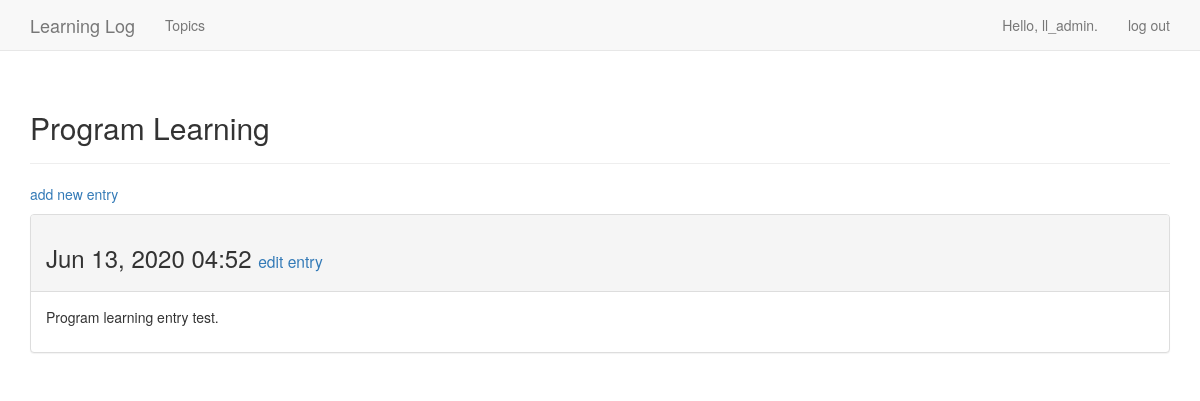
The app's page /topics/4/ (signed in), older data.
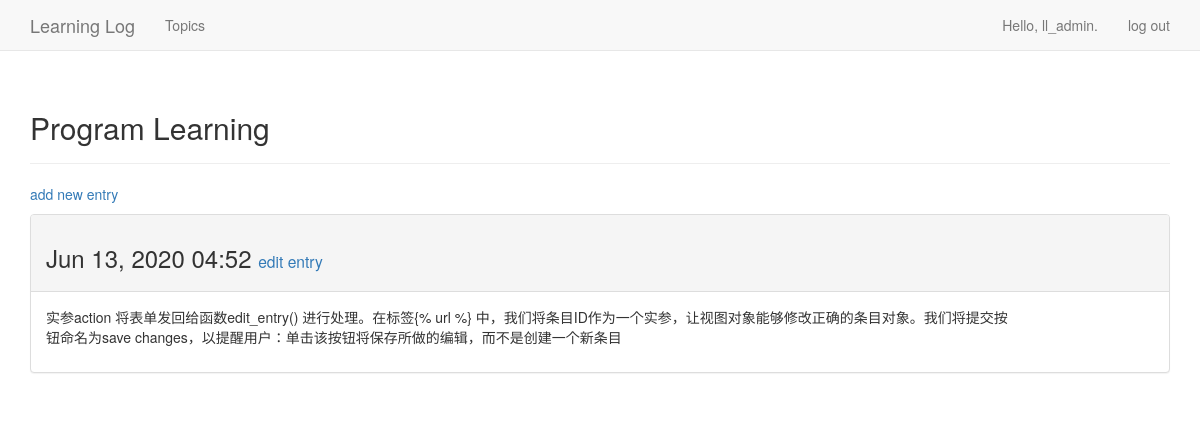
The same page, newer data.
### learning_logs/models.py (models this page shows, shortened)
class Entry( models.Model ):
    topic = models.ForeignKey( Topic,on_delete = models.CASCADE )
    text = models.TextField()
    date_added = models.DateTimeField( auto_now_add = True )
    class meta:
        verbose_name_plural = 'entries'

### learning_logs/views.py (the view)
# urls.py: path( 'topics/<topic_id>/', views.topic, name = 'topic' ),
@login_required
def topic( request, topic_id ):
    topic = Topic.objects.get( id = topic_id )
    if topic.owner != request.user:
        raise Http404
    entries = topic.entry_set.order_by( '-date_added' )
    context = { 'topic': topic, 'entries' : entries }
    return render( request, 'learning_logs/topic.html', context )

### learning_logs/models.py (called while the page is built)
    def __str__( self ):
        return self.text

### learning_logs/templates/learning_logs/topic.html
{% extends 'learning_logs/base.html' %}
❶ {% block header %}
<h2>{{ topic }}</h2>
{% endblock header %}
{% block content %}
<p>
<a href="{% url 'learning_logs:new_entry' topic.id %}">add new entry</a>
</p>
{% for entry in entries %}
<div class="panel panel-default">
<div class="panel-heading">
<h3>
{{ entry.date_added|date:'M d, Y H:i' }}
<small>
<a href="{% url 'learning_logs:edit_entry' entry.id %}">
edit entry</a>
</small>
</h3>
</div>
<div class="panel-body">
{{ entry.text|linebreaks }}
</div>
</div>
{% empty %}
There are no entries for this topic yet.
{% endfor %}
{% endblock content %}

Row changes from the older to the newer data that the page shows:
changed Entry: text "Program learning entry test." → "实参action 将表单发回给函数edit_entry() 进行处理。在标签{% url %} 中，我们将条目ID作为一个实参，让视图对象能够修改正确的条目对象。我们将提交按 钮命名为save changes，以提醒用户：单击该按钮将保存所做的编辑，而不是创建一个新条目"
